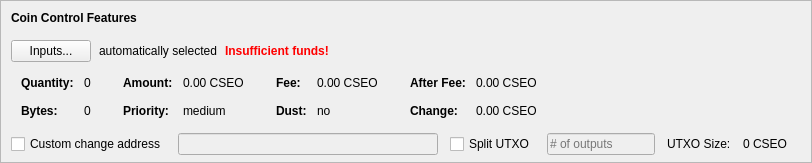
    <widget class="QFrame" name="frameCoinControl">
     <property name="sizePolicy">
      <sizepolicy hsizetype="Expanding" vsizetype="Expanding">
       <horstretch>0</horstretch>
       <verstretch>0</verstretch>
      </sizepolicy>
     </property>
     <property name="maximumSize">
      <size>
       <width>16777215</width>
       <height>16777215</height>
      </size>
     </property>
     <property name="frameShape">
      <enum>QFrame::StyledPanel</enum>
     </property>
     <property name="frameShadow">
      <enum>QFrame::Sunken</enum>
     </property>
     <layout class="QVBoxLayout" name="verticalLayoutCoinControl2">
      <property name="spacing">
       <number>0</number>
      </property>
      <property name="leftMargin">
       <number>0</number>
      </property>
      <property name="topMargin">
       <number>0</number>
      </property>
      <property name="rightMargin">
       <number>0</number>
      </property>
      <property name="bottomMargin">
       <number>6</number>
      </property>
      <item>
       <layout class="QVBoxLayout" name="verticalLayoutCoinControl" stretch="0,0,0,0,1">
        <property name="spacing">
         <number>0</number>
        </property>
        <property name="leftMargin">
         <number>10</number>
        </property>
        <property name="topMargin">
         <number>10</number>
        </property>
        <item>
         <layout class="QHBoxLayout" name="horizontalLayoutCoinControl1">
          <property name="bottomMargin">
           <number>15</number>
          </property>
          <item>
           <widget class="QLabel" name="labelCoinControlFeatures">
            <property name="sizePolicy">
             <sizepolicy hsizetype="Preferred" vsizetype="Maximum">
              <horstretch>0</horstretch>
              <verstretch>0</verstretch>
             </sizepolicy>
            </property>
            <property name="font">
             <font>
              <weight>75</weight>
              <bold>true</bold>
             </font>
            </property>
            <property name="styleSheet">
             <string notr="true">font-weight:bold;</string>
            </property>
            <property name="text">
             <string>Coin Control Features</string>
            </property>
           </widget>
          </item>
         </layout>
        </item>
        <item>
         <layout class="QHBoxLayout" name="horizontalLayoutCoinControl2" stretch="0,0,0,0">
          <property name="spacing">
           <number>8</number>
          </property>
          <property name="bottomMargin">
           <number>10</number>
          </property>
          <item>
           <widget class="QPushButton" name="pushButtonCoinControl">
            <property name="styleSheet">
             <string notr="true"/>
            </property>
            <property name="text">
             <string>Inputs...</string>
            </property>
            <property name="autoDefault">
             <bool>false</bool>
            </property>
           </widget>
          </item>
          <item>
           <widget class="QLabel" name="labelCoinControlAutomaticallySelected">
            <property name="text">
             <string>automatically selected</string>
            </property>
            <property name="margin">
             <number>5</number>
            </property>
           </widget>
          </item>
          <item>
           <widget class="QLabel" name="labelCoinControlInsuffFunds">
            <property name="font">
             <font>
              <weight>75</weight>
              <bold>true</bold>
             </font>
            </property>
            <property name="styleSheet">
             <string notr="true">color:red;font-weight:bold;</string>
            </property>
            <property name="text">
             <string>Insufficient funds!</string>
            </property>
            <property name="margin">
             <number>5</number>
            </property>
           </widget>
          </item>
          <item>
           <spacer name="horizontalSpacerCoinControl">
            <property name="orientation">
             <enum>Qt::Horizontal</enum>
            </property>
            <property name="sizeHint" stdset="0">
             <size>
              <width>40</width>
              <height>1</height>
             </size>
            </property>
           </spacer>
          </item>
         </layout>
        </item>
        <item>
         <widget class="QWidget" name="widgetCoinControl" native="true">
          <property name="sizePolicy">
           <sizepolicy hsizetype="Preferred" vsizetype="Preferred">
            <horstretch>0</horstretch>
            <verstretch>0</verstretch>
           </sizepolicy>
          </property>
          <property name="minimumSize">
           <size>
            <width>0</width>
            <height>0</height>
           </size>
          </property>
          <property name="styleSheet">
           <string notr="true"/>
          </property>
          <layout class="QHBoxLayout" name="horizontalLayoutCoinControl5">
           <property name="leftMargin">
            <number>0</number>
           </property>
           <property name="topMargin">
            <number>0</number>
           </property>
           <property name="rightMargin">
            <number>0</number>
           </property>
           <property name="bottomMargin">
            <number>0</number>
           </property>
           <item>
            <layout class="QHBoxLayout" name="horizontalLayoutCoinControl3" stretch="0,0,0,1">
             <property name="spacing">
              <number>20</number>
             </property>
             <property name="topMargin">
              <number>0</number>
             </property>
             <property name="bottomMargin">
              <number>10</number>
             </property>
             <item>
              <layout class="QFormLayout" name="formLayoutCoinControl1">
               <property name="horizontalSpacing">
                <number>10</number>
               </property>
               <property name="verticalSpacing">
                <number>14</number>
               </property>
               <property name="leftMargin">
                <number>10</number>
               </property>
               <property name="topMargin">
                <number>4</number>
               </property>
               <property name="rightMargin">
                <number>6</number>
               </property>
               <item row="0" column="0">
                <widget class="QLabel" name="labelCoinControlQuantityText">
                 <property name="font">
                  <font>
                   <weight>75</weight>
                   <bold>true</bold>
                  </font>
                 </property>
                 <property name="text">
                  <string>Quantity:</string>
                 </property>
                 <property name="margin">
                  <number>0</number>
                 </property>
                </widget>
               </item>
               <item row="0" column="1">
                <widget class="QLabel" name="labelCoinControlQuantity">
                 <property name="cursor">
                  <cursorShape>IBeamCursor</cursorShape>
                 </property>
                 <property name="contextMenuPolicy">
                  <enum>Qt::ActionsContextMenu</enum>
                 </property>
                 <property name="text">
                  <string notr="true">0</string>
                 </property>
                 <property name="margin">
                  <number>0</number>
                 </property>
                 <property name="textInteractionFlags">
                  <set>Qt::LinksAccessibleByMouse|Qt::TextSelectableByKeyboard|Qt::TextSelectableByMouse</set>
                 </property>
                </widget>
               </item>
               <item row="1" column="0">
                <widget class="QLabel" name="labelCoinControlBytesText">
                 <property name="font">
                  <font>
                   <weight>75</weight>
                   <bold>true</bold>
                  </font>
                 </property>
                 <property name="text">
                  <string>Bytes:</string>
                 </property>
                </widget>
               </item>
               <item row="1" column="1">
                <widget class="QLabel" name="labelCoinControlBytes">
                 <property name="cursor">
                  <cursorShape>IBeamCursor</cursorShape>
                 </property>
                 <property name="contextMenuPolicy">
                  <enum>Qt::ActionsContextMenu</enum>
                 </property>
                 <property name="text">
                  <string notr="true">0</string>
                 </property>
                 <property name="textInteractionFlags">
                  <set>Qt::LinksAccessibleByMouse|Qt::TextSelectableByKeyboard|Qt::TextSelectableByMouse</set>
                 </property>
                </widget>
               </item>
              </layout>
             </item>
             <item>
              <layout class="QFormLayout" name="formLayoutCoinControl2">
               <property name="horizontalSpacing">
                <number>10</number>
               </property>
               <property name="verticalSpacing">
                <number>14</number>
               </property>
               <property name="leftMargin">
                <number>6</number>
               </property>
               <property name="topMargin">
                <number>4</number>
               </property>
               <property name="rightMargin">
                <number>6</number>
               </property>
               <item row="0" column="0">
                <widget class="QLabel" name="labelCoinControlAmountText">
                 <property name="font">
                  <font>
                   <weight>75</weight>
                   <bold>true</bold>
                  </font>
                 </property>
                 <property name="text">
                  <string>Amount:</string>
                 </property>
                 <property name="margin">
                  <number>0</number>
                 </property>
                </widget>
               </item>
               <item row="0" column="1">
                <widget class="QLabel" name="labelCoinControlAmount">
                 <property name="cursor">
                  <cursorShape>IBeamCursor</cursorShape>
                 </property>
                 <property name="contextMenuPolicy">
                  <enum>Qt::ActionsContextMenu</enum>
                 </property>
                 <property name="text">
                  <string notr="true">0.00 CSEO</string>
                 </property>
                 <property name="textInteractionFlags">
                  <set>Qt::LinksAccessibleByMouse|Qt::TextSelectableByKeyboard|Qt::TextSelectableByMouse</set>
                 </property>
                </widget>
               </item>
               <item row="1" column="0">
                <widget class="QLabel" name="labelCoinControlPriorityText">
                 <property name="font">
                  <font>
                   <weight>75</weight>
                   <bold>true</bold>
                  </font>
                 </property>
                 <property name="text">
                  <string>Priority:</string>
                 </property>
                </widget>
               </item>
               <item row="1" column="1">
                <widget class="QLabel" name="labelCoinControlPriority">
                 <property name="cursor">
                  <cursorShape>IBeamCursor</cursorShape>
                 </property>
                 <property name="contextMenuPolicy">
                  <enum>Qt::ActionsContextMenu</enum>
                 </property>
                 <property name="text">
                  <string>medium</string>
                 </property>
                 <property name="textInteractionFlags">
                  <set>Qt::LinksAccessibleByMouse|Qt::TextSelectableByKeyboard|Qt::TextSelectableByMouse</set>
                 </property>
                </widget>
               </item>
              </layout>
             </item>
             <item>
              <layout class="QFormLayout" name="formLayoutCoinControl3">
               <property name="horizontalSpacing">
                <number>10</number>
               </property>
               <property name="verticalSpacing">
                <number>14</number>
               </property>
               <property name="leftMargin">
                <number>6</number>
               </property>
               <property name="topMargin">
                <number>4</number>
               </property>
               <property name="rightMargin">
                <number>6</number>
               </property>
               <item row="0" column="0">
                <widget class="QLabel" name="labelCoinControlFeeText">
                 <property name="font">
                  <font>
                   <weight>75</weight>
                   <bold>true</bold>
                  </font>
                 </property>
                 <property name="text">
                  <string>Fee:</string>
                 </property>
                 <property name="margin">
                  <number>0</number>
                 </property>
                </widget>
               </item>
               <item row="0" column="1">
                <widget class="QLabel" name="labelCoinControlFee">
                 <property name="cursor">
                  <cursorShape>IBeamCursor</cursorShape>
                 </property>
                 <property name="contextMenuPolicy">
                  <enum>Qt::ActionsContextMenu</enum>
                 </property>
                 <property name="text">
                  <string notr="true">0.00 CSEO</string>
                 </property>
                 <property name="textInteractionFlags">
                  <set>Qt::LinksAccessibleByMouse|Qt::TextSelectableByKeyboard|Qt::TextSelectableByMouse</set>
                 </property>
                </widget>
               </item>
               <item row="1" column="0">
                <widget class="QLabel" name="labelCoinControlLowOutputText">
                 <property name="font">
                  <font>
                   <weight>75</weight>
                   <bold>true</bold>
                  </font>
                 </property>
                 <property name="text">
                  <string>Dust:</string>
                 </property>
                </widget>
               </item>
               <item row="1" column="1">
                <widget class="QLabel" name="labelCoinControlLowOutput">
                 <property name="cursor">
                  <cursorShape>IBeamCursor</cursorShape>
                 </property>
                 <property name="contextMenuPolicy">
                  <enum>Qt::ActionsContextMenu</enum>
                 </property>
                 <property name="text">
                  <string>no</string>
                 </property>
                 <property name="textInteractionFlags">
                  <set>Qt::LinksAccessibleByMouse|Qt::TextSelectableByKeyboard|Qt::TextSelectableByMouse</set>
                 </property>
                </widget>
               </item>
              </layout>
             </item>
             <item>
              <layout class="QFormLayout" name="formLayoutCoinControl4">
               <property name="horizontalSpacing">
                <number>10</number>
               </property>
               <property name="verticalSpacing">
                <number>14</number>
               </property>
               <property name="leftMargin">
                <number>6</number>
               </property>
               <property name="topMargin">
                <number>4</number>
               </property>
               <property name="rightMargin">
                <number>6</number>
               </property>
               <item row="0" column="0">
                <widget class="QLabel" name="labelCoinControlAfterFeeText">
                 <property name="font">
                  <font>
                   <weight>75</weight>
                   <bold>true</bold>
                  </font>
                 </property>
                 <property name="text">
                  <string>After Fee:</string>
                 </property>
                 <property name="margin">
                  <number>0</number>
                 </property>
                </widget>
               </item>
               <item row="0" column="1">
                <widget class="QLabel" name="labelCoinControlAfterFee">
                 <property name="cursor">
                  <cursorShape>IBeamCursor</cursorShape>
                 </property>
                 <property name="contextMenuPolicy">
                  <enum>Qt::ActionsContextMenu</enum>
                 </property>
                 <property name="text">
                  <string notr="true">0.00 CSEO</string>
                 </property>
                 <property name="textInteractionFlags">
                  <set>Qt::LinksAccessibleByMouse|Qt::TextSelectableByKeyboard|Qt::TextSelectableByMouse</set>
                 </property>
                </widget>
               </item>
               <item row="1" column="0">
                <widget class="QLabel" name="labelCoinControlChangeText">
                 <property name="font">
                  <font>
                   <weight>75</weight>
                   <bold>true</bold>
                  </font>
                 </property>
                 <property name="text">
                  <string>Change:</string>
                 </property>
                </widget>
               </item>
               <item row="1" column="1">
                <widget class="QLabel" name="labelCoinControlChange">
                 <property name="cursor">
                  <cursorShape>IBeamCursor</cursorShape>
                 </property>
                 <property name="contextMenuPolicy">
                  <enum>Qt::ActionsContextMenu</enum>
                 </property>
                 <property name="text">
                  <string notr="true">0.00 CSEO</string>
                 </property>
                 <property name="textInteractionFlags">
                  <set>Qt::LinksAccessibleByMouse|Qt::TextSelectableByKeyboard|Qt::TextSelectableByMouse</set>
                 </property>
                </widget>
               </item>
              </layout>
             </item>
            </layout>
           </item>
          </layout>
         </widget>
        </item>
        <item>
         <layout class="QHBoxLayout" name="horizontalLayoutCoinControl4" stretch="0,0,0,0,0,0,0">
          <property name="spacing">
           <number>12</number>
          </property>
          <property name="sizeConstraint">
           <enum>QLayout::SetDefaultConstraint</enum>
          </property>
          <property name="topMargin">
           <number>5</number>
          </property>
          <property name="rightMargin">
           <number>5</number>
          </property>
          <item>
           <widget class="QCheckBox" name="checkBoxCoinControlChange">
            <property name="toolTip">
             <string>If this is activated, but the change address is empty or invalid, change will be sent to a newly generated address.</string>
            </property>
            <property name="text">
             <string>Custom change address</string>
            </property>
           </widget>
          </item>
          <item>
           <widget class="QValidatedLineEdit" name="lineEditCoinControlChange">
            <property name="enabled">
             <bool>false</bool>
            </property>
            <property name="sizePolicy">
             <sizepolicy hsizetype="Expanding" vsizetype="Fixed">
              <horstretch>0</horstretch>
              <verstretch>0</verstretch>
             </sizepolicy>
            </property>
           </widget>
          </item>
          <item>
           <widget class="QCheckBox" name="splitBlockCheckBox">
            <property name="text">
             <string>Split UTXO</string>
            </property>
           </widget>
          </item>
          <item>
           <widget class="QLineEdit" name="splitBlockLineEdit">
            <property name="enabled">
             <bool>false</bool>
            </property>
            <property name="sizePolicy">
             <sizepolicy hsizetype="Fixed" vsizetype="Fixed">
              <horstretch>50</horstretch>
              <verstretch>0</verstretch>
             </sizepolicy>
            </property>
            <property name="placeholderText">
             <string># of outputs</string>
            </property>
           </widget>
          </item>
          <item>
           <widget class="QLabel" name="labelBlockSizeText">
            <property name="text">
             <string>UTXO Size:</string>
            </property>
           </widget>
          </item>
          <item>
           <widget class="QLabel" name="labelBlockSize">
            <property name="text">
             <string>0 CSEO</string>
            </property>
           </widget>
          </item>
          <item>
           <widget class="QLabel" name="labelCoinControlChangeLabel">
            <property name="sizePolicy">
             <sizepolicy hsizetype="Preferred" vsizetype="Expanding">
              <horstretch>0</horstretch>
              <verstretch>0</verstretch>
             </sizepolicy>
            </property>
            <property name="minimumSize">
             <size>
              <width>0</width>
              <height>0</height>
             </size>
            </property>
            <property name="text">
             <string/>
            </property>
            <property name="margin">
             <number>3</number>
            </property>
           </widget>
          </item>
         </layout>
        </item>
        <item>
         <spacer name="verticalSpacerCoinControl">
          <property name="orientation">
           <enum>Qt::Vertical</enum>
          </property>
          <property name="sizeHint" stdset="0">
           <size>
            <width>800</width>
            <height>1</height>
           </size>
          </property>
         </spacer>
        </item>
       </layout>
      </item>
     </layout>
    </widget>
